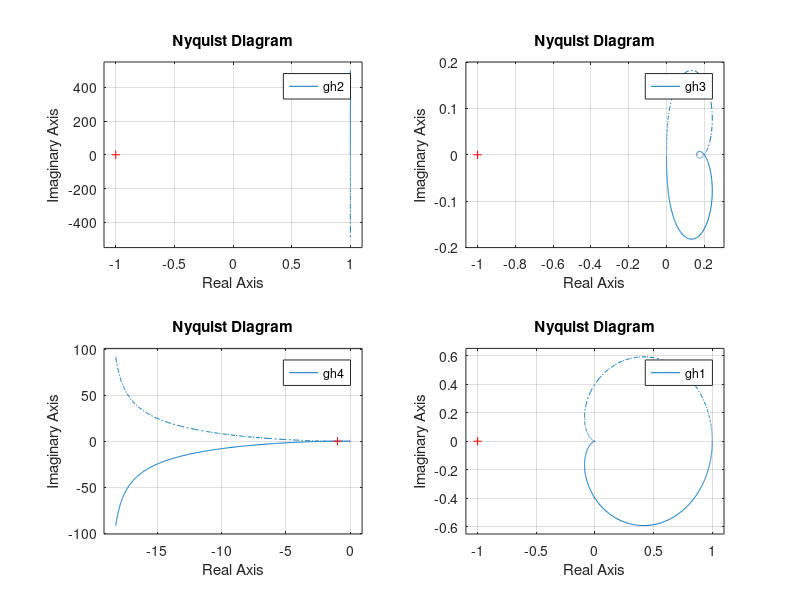

This figure's MATLAB source:
% Problem 3
% Date: 04.28.19  
% Due: 05.02.19

subplot(2,2,1);
gh2 = tf([0.5 1],[1]);
nyquist(gh2);

subplot(2,2,2);
gh3 = tf([1 4],[1 5 25]);
nyquist(gh3); 

subplot(2,2,3); 
gh4 = tf([30 240],[1 6 8 0]);
nyquist(gh4);


subplot(2,2,4); 
gh1 = tf([1],[1 5/2 1]);
nyquist(gh1);
 
 
 